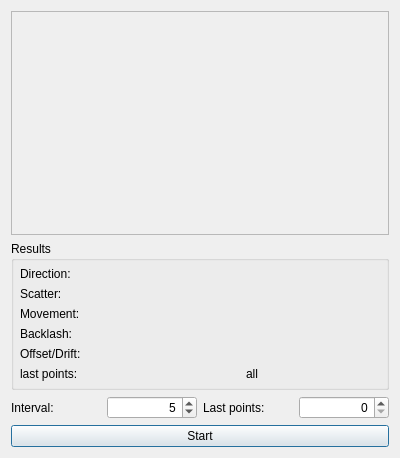
<?xml version="1.0" encoding="UTF-8"?>
<ui version="4.0">
 <class>snowgui::BacklashDialog</class>
 <widget class="QDialog" name="snowgui::BacklashDialog">
  <property name="geometry">
   <rect>
    <x>0</x>
    <y>0</y>
    <width>400</width>
    <height>458</height>
   </rect>
  </property>
  <property name="windowTitle">
   <string>Dialog</string>
  </property>
  <layout class="QVBoxLayout" name="verticalLayout">
   <item>
    <widget class="QScrollArea" name="scrollArea">
     <property name="widgetResizable">
      <bool>true</bool>
     </property>
     <widget class="snowgui::ChannelDisplayWidget" name="dataWidget">
      <property name="geometry">
       <rect>
        <x>0</x>
        <y>0</y>
        <width>374</width>
        <height>177</height>
       </rect>
      </property>
     </widget>
    </widget>
   </item>
   <item>
    <widget class="QGroupBox" name="resultBox">
     <property name="title">
      <string>Results</string>
     </property>
     <layout class="QGridLayout" name="gridLayout_2">
      <property name="leftMargin">
       <number>6</number>
      </property>
      <property name="topMargin">
       <number>6</number>
      </property>
      <property name="rightMargin">
       <number>6</number>
      </property>
      <property name="bottomMargin">
       <number>6</number>
      </property>
      <item row="1" column="2">
       <widget class="QLabel" name="scatterField2">
        <property name="text">
         <string/>
        </property>
       </widget>
      </item>
      <item row="2" column="2">
       <widget class="QLabel" name="movementField2">
        <property name="text">
         <string/>
        </property>
       </widget>
      </item>
      <item row="1" column="0">
       <widget class="QLabel" name="scatterLabel">
        <property name="text">
         <string>Scatter:</string>
        </property>
       </widget>
      </item>
      <item row="2" column="1">
       <widget class="QLabel" name="movementField">
        <property name="text">
         <string/>
        </property>
        <property name="alignment">
         <set>Qt::AlignRight|Qt::AlignTrailing|Qt::AlignVCenter</set>
        </property>
       </widget>
      </item>
      <item row="2" column="0">
       <widget class="QLabel" name="movementLabel">
        <property name="text">
         <string>Movement:</string>
        </property>
       </widget>
      </item>
      <item row="4" column="1">
       <widget class="QLabel" name="offsetField">
        <property name="text">
         <string/>
        </property>
        <property name="alignment">
         <set>Qt::AlignRight|Qt::AlignTrailing|Qt::AlignVCenter</set>
        </property>
       </widget>
      </item>
      <item row="1" column="1">
       <widget class="QLabel" name="scatterField">
        <property name="text">
         <string/>
        </property>
        <property name="alignment">
         <set>Qt::AlignRight|Qt::AlignTrailing|Qt::AlignVCenter</set>
        </property>
       </widget>
      </item>
      <item row="3" column="2">
       <widget class="QLabel" name="backlashField2">
        <property name="text">
         <string/>
        </property>
       </widget>
      </item>
      <item row="0" column="1">
       <widget class="QLabel" name="directionField">
        <property name="text">
         <string/>
        </property>
        <property name="alignment">
         <set>Qt::AlignRight|Qt::AlignTrailing|Qt::AlignVCenter</set>
        </property>
       </widget>
      </item>
      <item row="0" column="0">
       <widget class="QLabel" name="directionLabel">
        <property name="text">
         <string>Direction:</string>
        </property>
       </widget>
      </item>
      <item row="3" column="0">
       <widget class="QLabel" name="backlashLabel">
        <property name="text">
         <string>Backlash:</string>
        </property>
       </widget>
      </item>
      <item row="4" column="0">
       <widget class="QLabel" name="offsetLabel">
        <property name="text">
         <string>Offset/Drift:</string>
        </property>
       </widget>
      </item>
      <item row="0" column="2">
       <widget class="QLabel" name="directionField2">
        <property name="text">
         <string/>
        </property>
       </widget>
      </item>
      <item row="4" column="2">
       <widget class="QLabel" name="offsetField2">
        <property name="text">
         <string/>
        </property>
       </widget>
      </item>
      <item row="3" column="1">
       <widget class="QLabel" name="backlashField">
        <property name="text">
         <string/>
        </property>
        <property name="alignment">
         <set>Qt::AlignRight|Qt::AlignTrailing|Qt::AlignVCenter</set>
        </property>
       </widget>
      </item>
      <item row="5" column="0">
       <widget class="QLabel" name="lastpointsLabel_2">
        <property name="text">
         <string>last points:</string>
        </property>
       </widget>
      </item>
      <item row="5" column="1">
       <widget class="QLabel" name="lastpointsField">
        <property name="text">
         <string>all</string>
        </property>
        <property name="alignment">
         <set>Qt::AlignRight|Qt::AlignTrailing|Qt::AlignVCenter</set>
        </property>
       </widget>
      </item>
     </layout>
    </widget>
   </item>
   <item>
    <widget class="QWidget" name="parameterWidget" native="true">
     <layout class="QHBoxLayout" name="horizontalLayout">
      <property name="leftMargin">
       <number>0</number>
      </property>
      <property name="topMargin">
       <number>0</number>
      </property>
      <property name="rightMargin">
       <number>0</number>
      </property>
      <property name="bottomMargin">
       <number>0</number>
      </property>
      <item>
       <widget class="QLabel" name="intervalLabel">
        <property name="text">
         <string>Interval:</string>
        </property>
       </widget>
      </item>
      <item>
       <widget class="QSpinBox" name="intervalSpinBox">
        <property name="alignment">
         <set>Qt::AlignRight|Qt::AlignTrailing|Qt::AlignVCenter</set>
        </property>
        <property name="maximum">
         <number>10</number>
        </property>
        <property name="value">
         <number>5</number>
        </property>
       </widget>
      </item>
      <item>
       <widget class="QLabel" name="lastpointsLabel">
        <property name="text">
         <string>Last points:</string>
        </property>
       </widget>
      </item>
      <item>
       <widget class="QSpinBox" name="lastpointsSpinBox">
        <property name="alignment">
         <set>Qt::AlignRight|Qt::AlignTrailing|Qt::AlignVCenter</set>
        </property>
        <property name="maximum">
         <number>88</number>
        </property>
        <property name="singleStep">
         <number>8</number>
        </property>
       </widget>
      </item>
     </layout>
    </widget>
   </item>
   <item>
    <widget class="QWidget" name="buttonWidget" native="true">
     <layout class="QGridLayout" name="gridLayout">
      <property name="leftMargin">
       <number>0</number>
      </property>
      <property name="topMargin">
       <number>0</number>
      </property>
      <property name="rightMargin">
       <number>0</number>
      </property>
      <property name="bottomMargin">
       <number>0</number>
      </property>
      <item row="0" column="0">
       <widget class="QPushButton" name="startButton">
        <property name="text">
         <string>Start</string>
        </property>
       </widget>
      </item>
     </layout>
    </widget>
   </item>
  </layout>
 </widget>
 <customwidgets>
  <customwidget>
   <class>snowgui::ChannelDisplayWidget</class>
   <extends>QWidget</extends>
   <header>ChannelDisplayWidget.h</header>
   <container>1</container>
  </customwidget>
 </customwidgets>
 <resources/>
 <connections/>
</ui>
